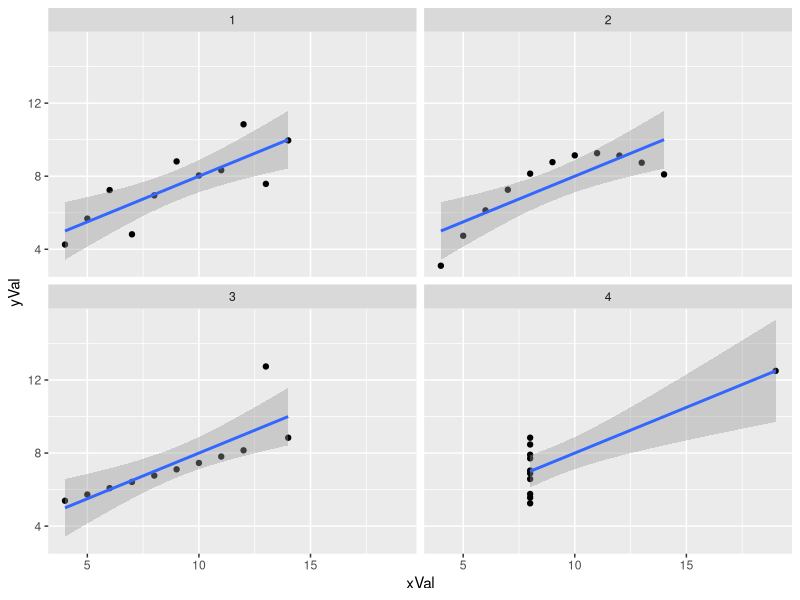

Source code (R):
# Summarised from : https://www.r-bloggers.com/the-visual-difference-%e2%80%93-r-and-anscombe%e2%80%99s-quartet/

# the default form of the dataset
anscombe

# Load the dataset into a 3 column dataframe

mydata <- with(anscombe,data.frame(xVal=c(x1,x2,x3,x4), yVal=c(y1,y2,y3,y4), mygroup=gl(4,nrow(anscombe))))

# Get the mean and SD of each set

aggregate(.~mygroup,data=mydata,mean)
aggregate(.~mygroup,data=mydata,sd)

# Plotting the data

library("ggplot2")

ggplot(mydata,aes(x=xVal,y=yVal,group=mygroup))+geom_point()+facet_wrap(~mygroup) +
  geom_smooth(method='lm',formula=y~x)
